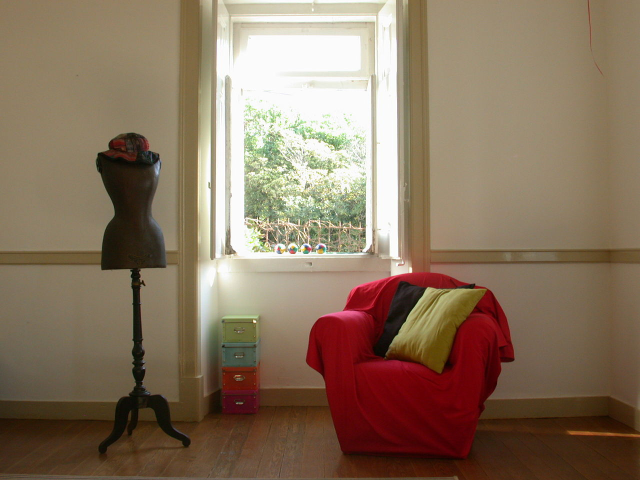
#> input picture les_3/room2.jpg, 1280 x 960 px (shown at 1/2 size)
$ python affine.py
#> lines starting #> are read from the running program, lines starting #| are printed output that depends on the picture
import cv2 as cv
import numpy as np

image = cv.imread('room2.jpg')
#> image is the input picture: shape (960, 1280, 3); mean B, G, R 94.5, 115.5, 136.3
image = cv.resize(image, None, fx=0.5, fy=0.5)
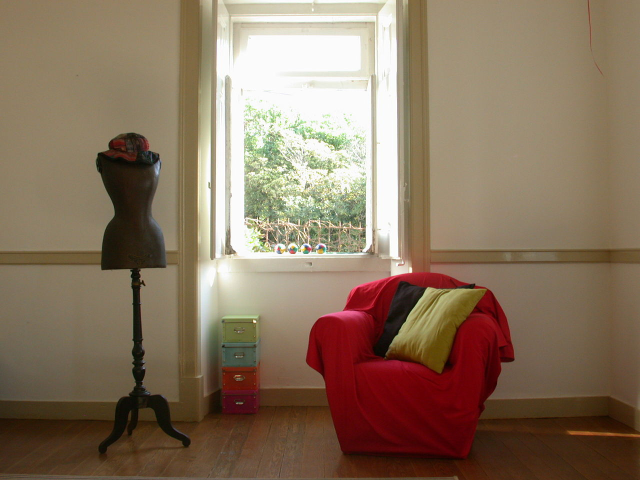
#> image: shape (480, 640, 3); mean B, G, R 94.7, 115.7, 136.4
tx=100
ty=15
t_mat = np.array([[1,0,tx],
                  [0,1,ty]], dtype=np.float32)

translation = cv.warpAffine(image, t_mat, image.shape[:2])
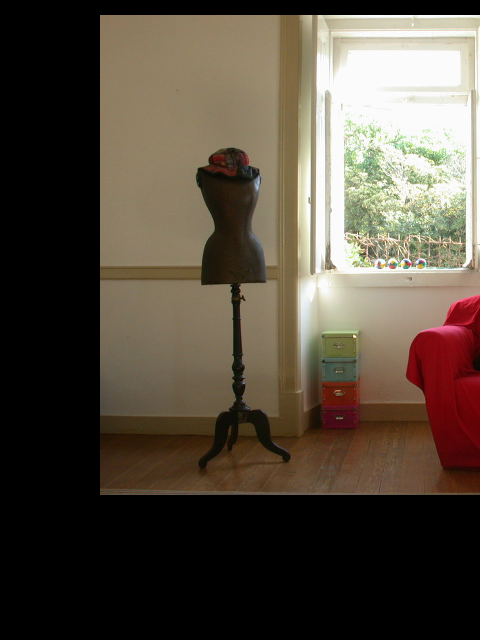
#> translation: shape (640, 480, 3); mean B, G, R 62.4, 74.6, 84.3

cv.imshow('translation', translation)
cv.waitKey(2000)
cv.destroyAllWindows()

$ run again, with les_3/kremlin.jpg copied over les_3/room2.jpg
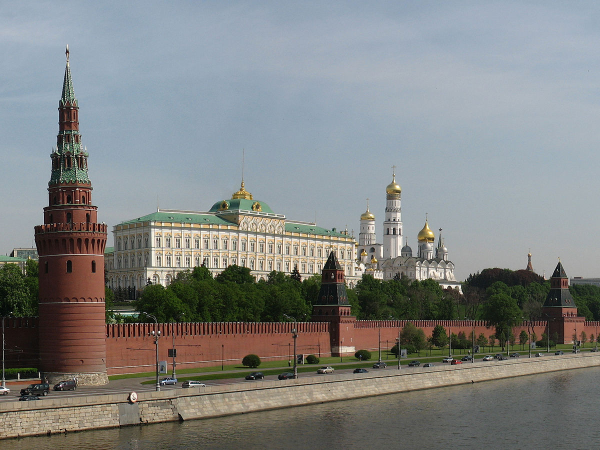
#> input picture les_3/kremlin.jpg, 1200 x 900 px (shown at 1/2 size)
#> image is the input picture: shape (900, 1200, 3); mean B, G, R 129.8, 131.2, 128.7
#> `image = cv.resize(image, None, fx=0.5, fy=0.5)`:
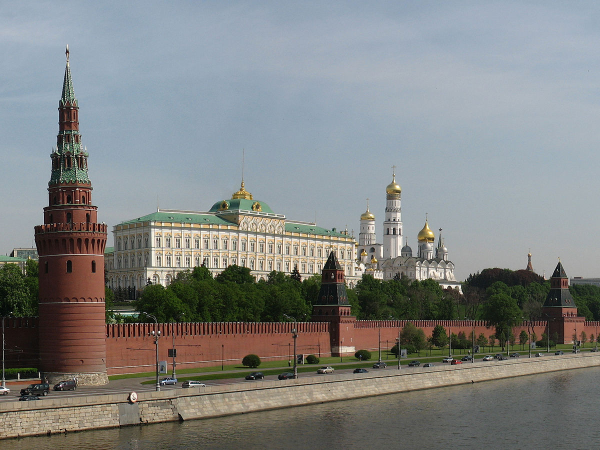
#> image: shape (450, 600, 3); mean B, G, R 130, 131.3, 128.9
#> `translation = cv.warpAffine(image, t_mat, image.shape[:2])`:
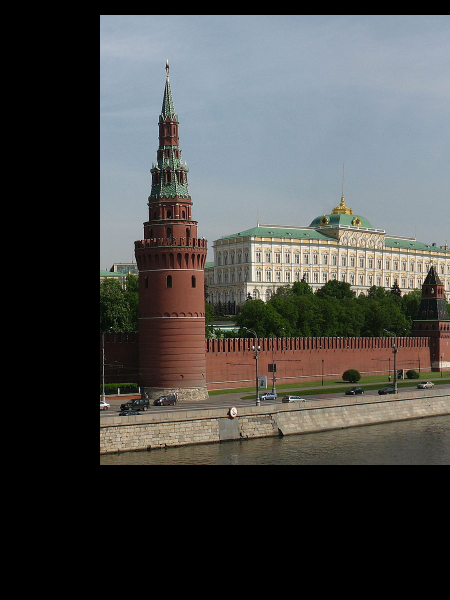
#> translation: shape (600, 450, 3); mean B, G, R 72.3, 73.8, 73.3

$ run again, with les_3/noise_pep.JPG copied over les_3/room2.jpg
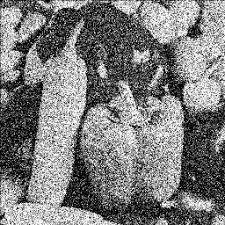
#> input picture les_3/noise_pep.JPG, 225 x 225 px
#> image is the input picture: shape (225, 225, 3); min 0, max 255, mean 125
#> `image = cv.resize(image, None, fx=0.5, fy=0.5)`:
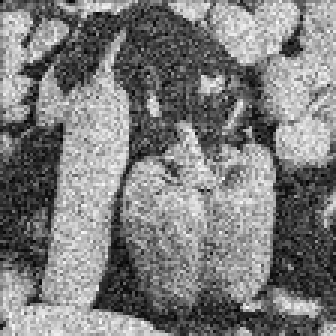
#> image: shape (112, 112, 3) (shown 3 times larger); min 0, max 251, mean 125
#> `translation = cv.warpAffine(image, t_mat, image.shape[:2])`:
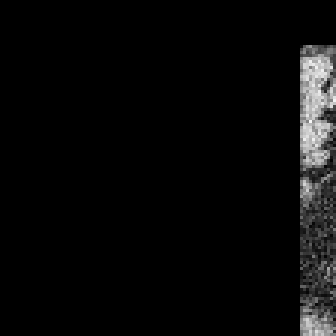
#> translation: shape (112, 112, 3) (shown 3 times larger); min 0, max 247, mean 9.5
